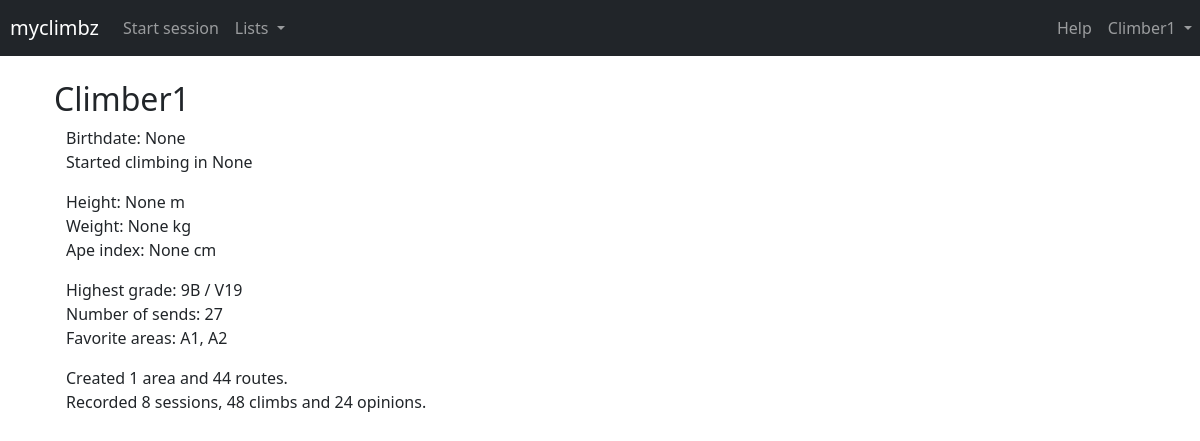
/climber/1 (signed in), run on an earlier commit of the app's database.
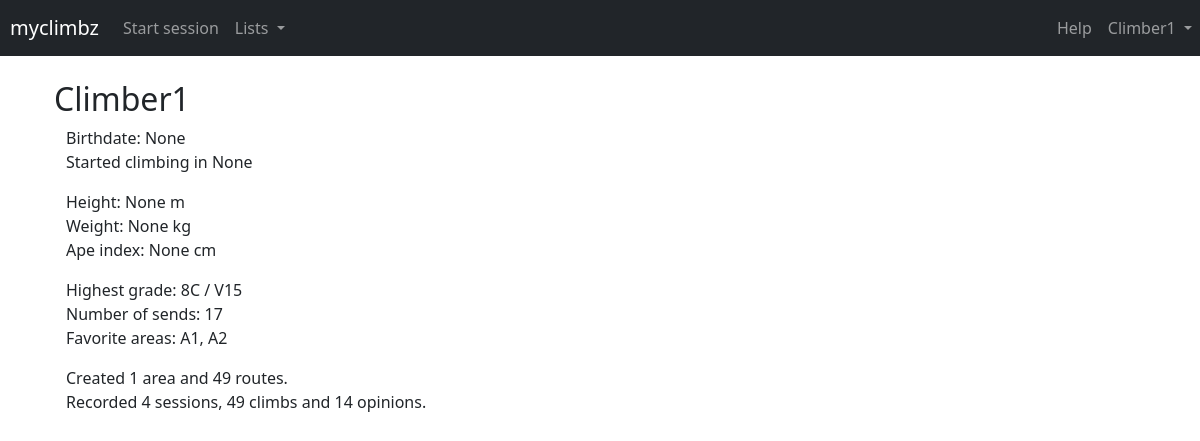
And on a later commit of the database.
### climbz/models/grade.py (models this page shows, shortened)
class Grade(db.Model):
    id = db.Column(db.Integer, primary_key=True)
    level = db.Column(db.Integer, nullable=False)
    font = db.Column(db.String(10), nullable=False)
    hueco = db.Column(db.String(10), nullable=False)

### climbz/models/climb.py (models this page shows)
class Climb(db.Model):
    id = db.Column(db.Integer, primary_key=True)
    n_attempts = db.Column(db.Integer, default=0)
    sent = db.Column(db.Boolean, nullable=False)
    flashed = db.Column(db.Boolean, nullable=False)
    comment = db.Column(db.Text)
    link = db.Column(db.String(300))
    climber_id = db.Column(db.Integer, db.ForeignKey("climber.id"))
    route_id = db.Column(db.Integer, db.ForeignKey("route.id"))
    session_id = db.Column(db.Integer, db.ForeignKey("session.id"))

### climbz/models/route.py (models this page shows, shortened)
class Route(db.Model):
    id = db.Column(db.Integer, primary_key=True)
    name = db.Column(db.String(200), nullable=False)
    created_by = db.Column(db.Integer, db.ForeignKey("climber.id"), nullable=False)
    latitude = db.Column(db.Float)
    longitude = db.Column(db.Float)
    comment = db.Column(db.Text)
    link = db.Column(db.String(300))
    sit_start = db.Column(db.Boolean, nullable=False, default=False)
    height = db.Column(db.Float, db.CheckConstraint("height >= 0"))
    inclination = ConstrainedInteger("inclination", -50, 90)
    sector_id = db.Column(db.Integer, db.ForeignKey("sector.id"))
    climbs = db.relationship("Climb", backref="route", cascade="all, delete")
    opinions = db.relationship("Opinion", backref="route", cascade="all, delete")
    UniqueConstraint("name", "sector_id", name="unique_route_name_in_sector")
    @property
    def opinion(self):
        return Opinion.query.filter_by(
            route_id=self.id, climber_id=current_user.id
        ).first()

### climbz/blueprints/climbers/routes.py (the view)
@climbers.route("/climber/<int:climber_id>", methods=["GET", "POST"])
def view_climber(climber_id: int):
    climber = Climber.query.get(climber_id)
    return render(
        "climber.html",
        title=climber.name,
        climber=climber,
    )

### climbz/blueprints/utils.py (called while the page is built)
@login_required
def render(*args, **kwargs) -> str:
    kwargs["title"] = kwargs.get("title", "Climbz")
    kwargs["error"] = flask_session.pop("error", None)
    kwargs["open_session"] = Session.query.get(flask_session.get("session_id", -1))
    kwargs["username"] = current_user.name
    kwargs["user_id"] = current_user.id
    kwargs["user_role"] = current_user.role
    kwargs["user_grade_scale"] = current_user.grade_scale
    path = request.path
    if not path.startswith("/edit_") and not path.startswith("/add_"):
        flask_session["call_from_url"] = path
    return render_template(
        *args,
        **kwargs,
    )

### climbz/models/climber.py (called while the page is built)
@login_manager.user_loader
def load_climber(climber_id: int) -> Climber:
    return Climber.query.get(int(climber_id))

    @property
    def n_sends(self) -> int:
        sent_routes = list()
        for climb in self.climbs:
            if climb.sent and climb.route.id not in sent_routes:
                sent_routes.append(climb.route.id)
        return len(sent_routes)

### climbz/templates/climber.html
{% extends "main.html" %}
{% block content %}
<h2>{{ climber.name }}</h2>
<div class="container">
    <p>
        Birthdate: {{ climber.birthdate }} <br>
        Started climbing in {{ climber.year_started_climbing }}
    </p>
    <p>
        Height: {{ climber.height }} m <br>
        Weight: {{ climber.weight }} kg <br>
        Ape index: {{ climber.ape_index }} cm <br>
    </p>
    <p>
        Highest grade: {{ climber.highest_grade_str }} <br>
        Number of sends: {{ climber.n_sends }} <br>
        Favorite areas: {{ climber.favorite_areas|join(", ") }}
    </p>
    <p>
        Created {{ climber.areas|length }} area and {{ climber.routes|length }} routes. <br>
        Recorded {{ climber.sessions|length }} sessions, {{ climber.climbs|length }} climbs and {{
        climber.opinions|length }} opinions.
    </p>
</div>
{% endblock content %}

What changed in the data, as far as the page shows it:
no longer on this page (row unchanged): Grade: highest_grade_str "9B / V19"
now on this page (row unchanged): Grade: highest_grade_str "8C / V15"
changed Climb: n_sends "27" → "17"
Also different on the page:
{{ climber.routes|length }}: "44" → "49"
{{ climber.sessions|length }}: "8" → "4"
{{ climber.climbs|length }}: "48" → "49"
{{ climber.opinions|length }}: "24" → "14"
